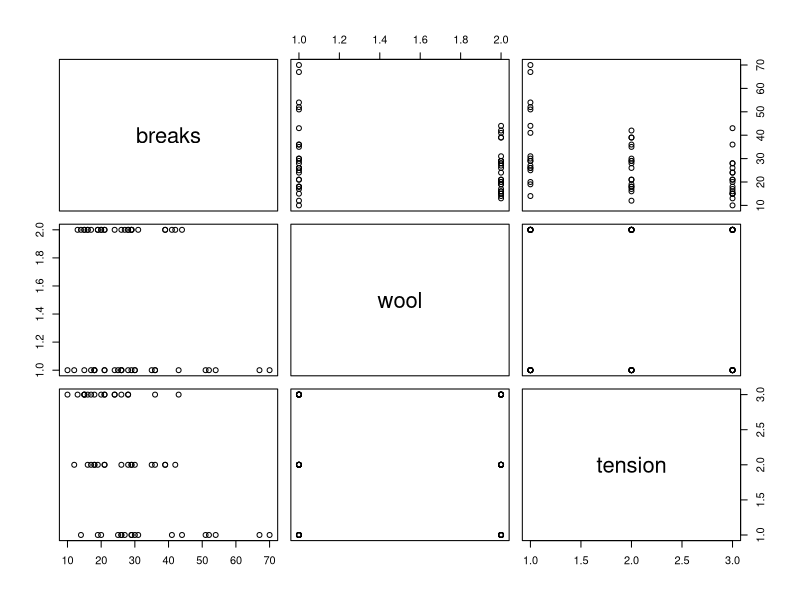
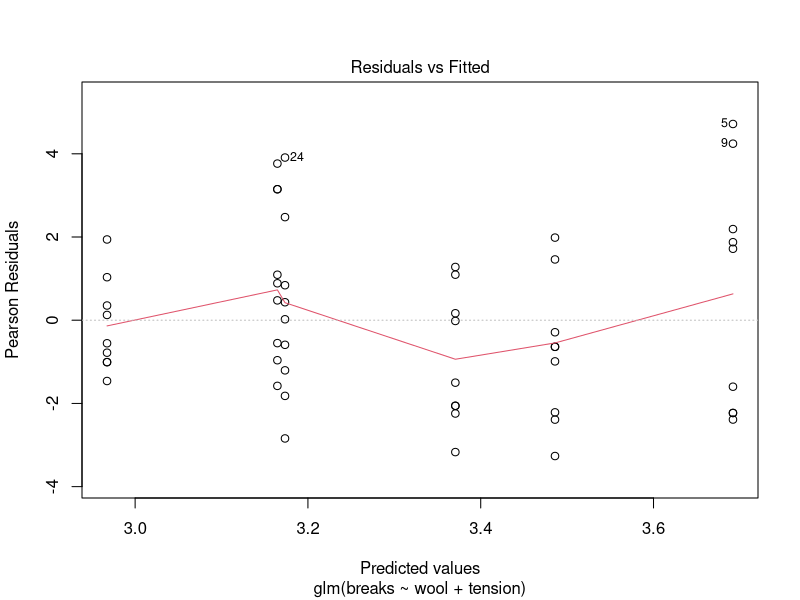
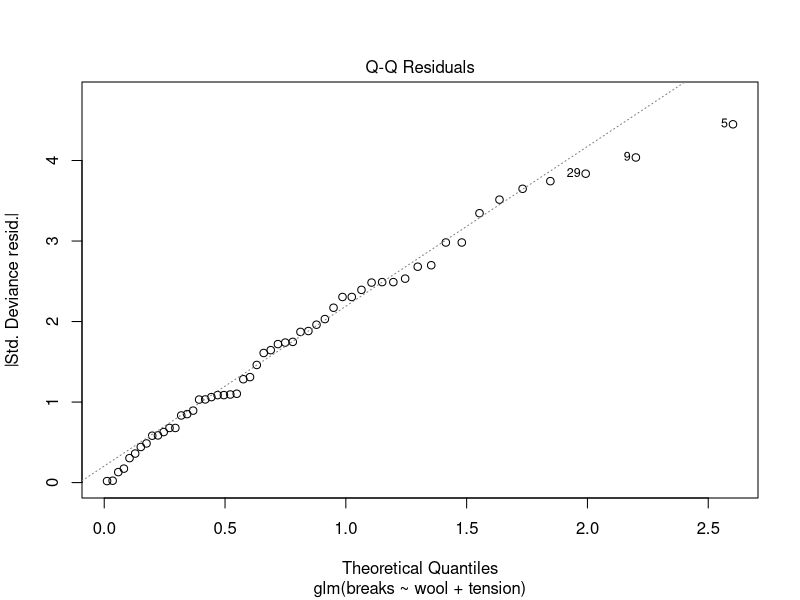
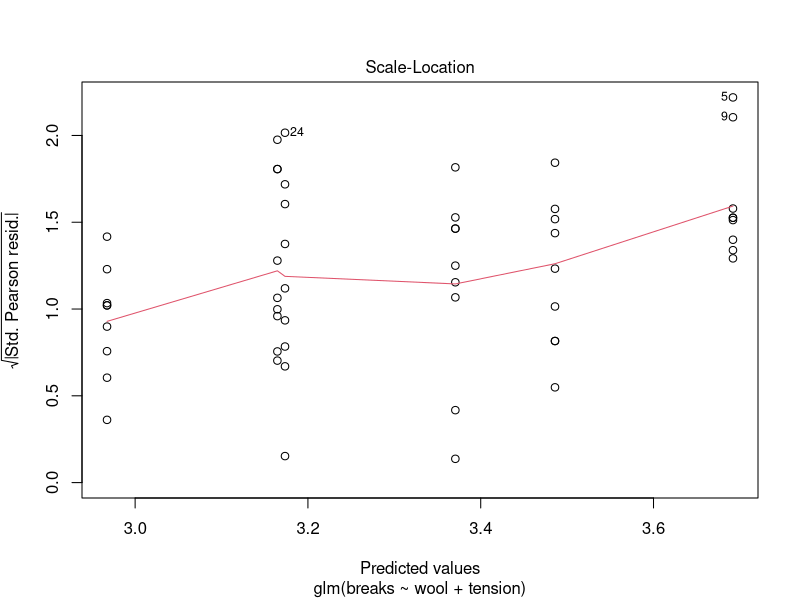
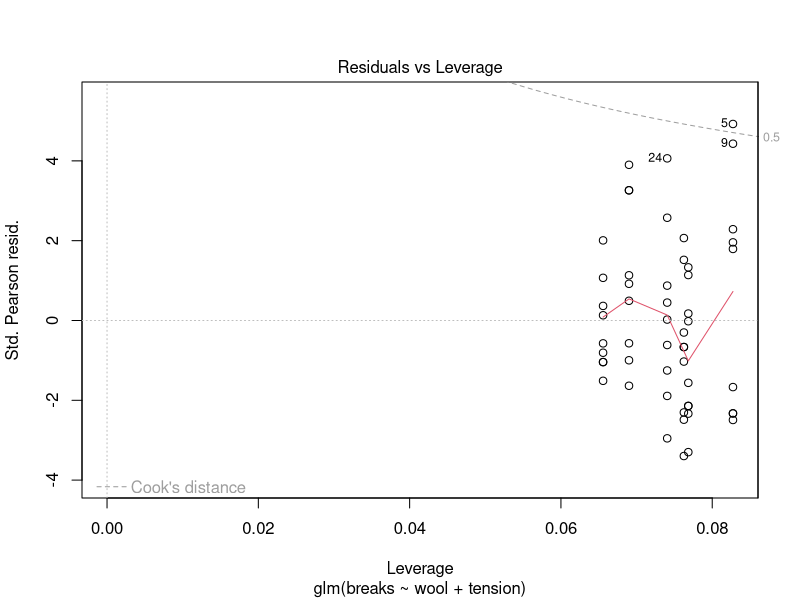
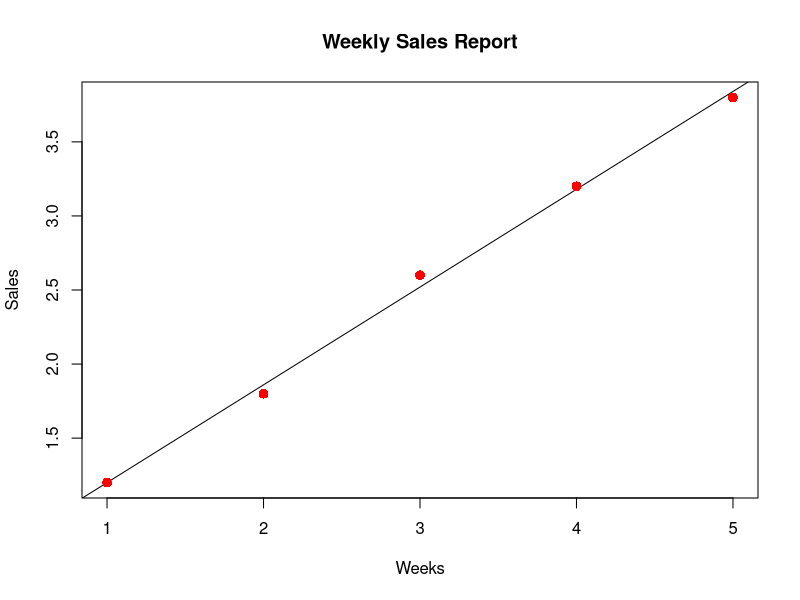
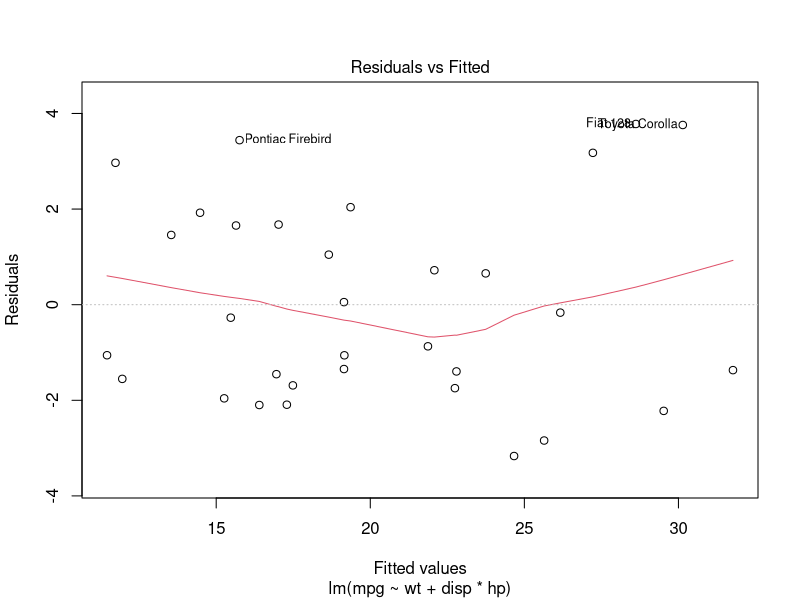
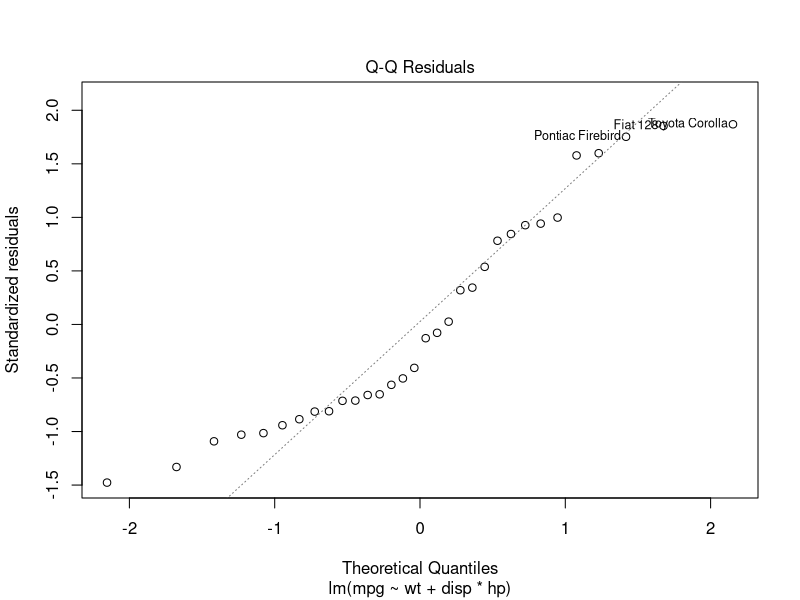

These charts were generated, in order, by the following R code:
#Linear Regression
x<-c(1,2,3,4,5)
y<-c(1.2,1.8,2.6,3.2,3.8)
result<-lm(y~x)
print(summary(result))
png(file="LinearRegressiongraph.png")
plot(x,y,col="red",main="Weekly Sales Report",abline(lm(y~x)),cex=1.3,pch=16,xlab="Weeks",ylab="Sales")
dev.off()

#Multiple Regression
input<-mtcars[,c("mpg","wt","disp","hp")]
result<-lm(mpg~wt+disp*hp,data=input)
print(summary(result))
png(file="MultiLinearRegressiongraph.png")
plot(result)
dev.off()

#Logistic Regression in different file named week9c.R

#Poisson Regression
input<-warpbreaks
print(head(input))
plot(input)
output<-glm(formula=breaks~wool+tension,data=warpbreaks,family="poisson")
print(summary(output))

plot(output)
